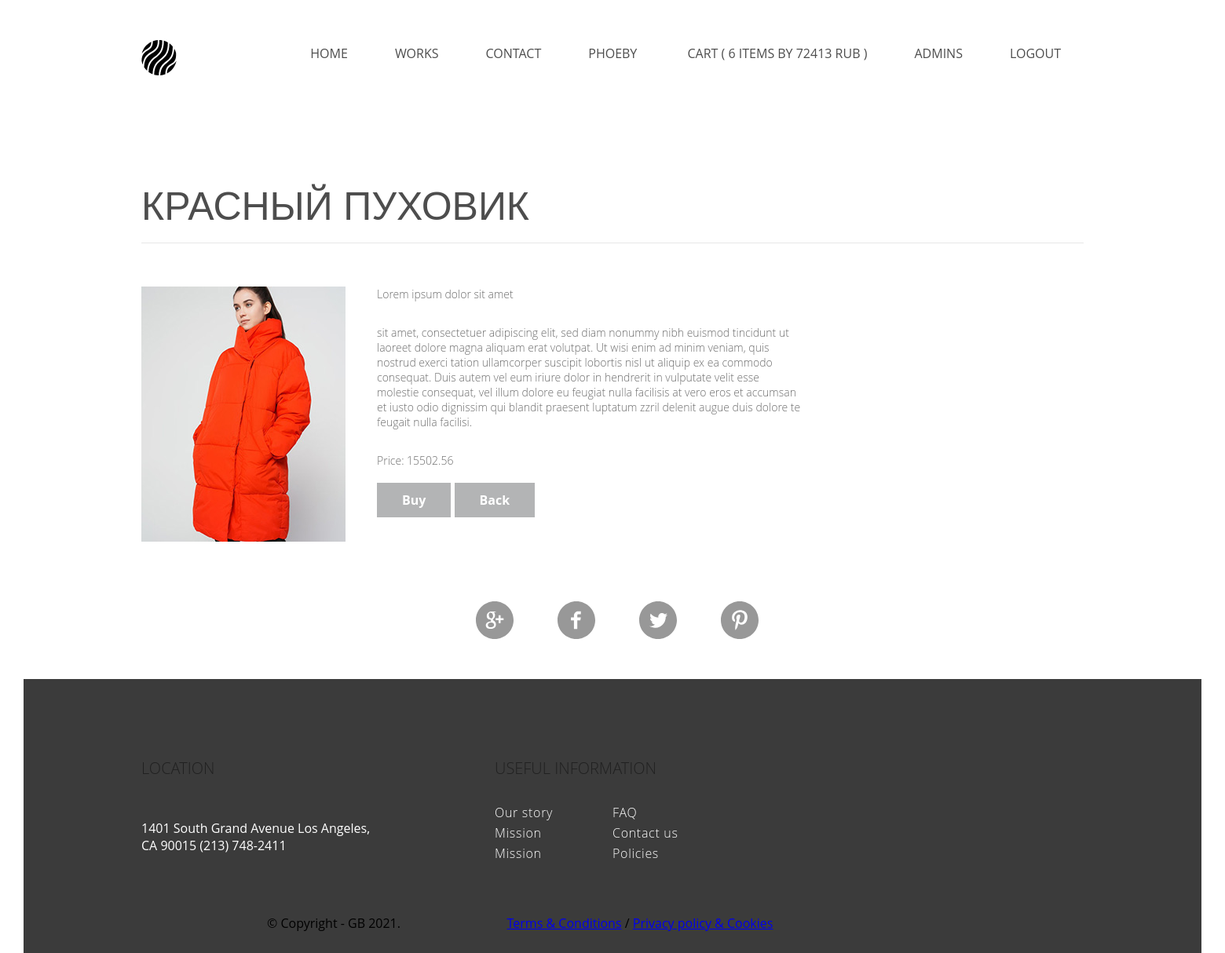
The app's page /item/3/ (signed in) with its own data.
### authapp/models.py (models this page shows)
class ShopUser(AbstractUser):
    avatar = models.ImageField(upload_to='users_avatars', blank=True)
    age = models.PositiveIntegerField(verbose_name='возраст', null=True)

### basketapp/models.py (models this page shows)
class Basket(models.Model):
    user = models.ForeignKey(ShopUser, on_delete=models.CASCADE, related_name='basket')
    product = models.ForeignKey(Product, on_delete=models.CASCADE)
    quantity = models.PositiveIntegerField(verbose_name='quantity', default=0)
    add_datetime = models.DateTimeField(verbose_name='Time', auto_now_add=True)
    @property
    def product_cost(self):
        return self.product.price * self.quantity
    @property
    def total_quantity(self):
        _items = self.user.basket.all()
        _totalquantity = sum(list(map(lambda x: x.quantity, _items)))
        return _totalquantity
    @property
    def total_cost(self):
        _items = Basket.objects.filter(user=self.user)
        _totalcost = sum(list(map(lambda x: x.product_cost, _items)))
        return _totalcost

### mainapp/models.py (models this page shows, shortened)
class Product(models.Model):
    category = models.ForeignKey(ProductCategory,
                                 on_delete=models.CASCADE,
                                 verbose_name='Категория продукта')
    name = models.CharField('Название модели', max_length=64)
    image = models.ImageField(upload_to='models_image', blank=True)
    short_desc = models.TextField('Краткое описание модели', blank=True)
    description = models.TextField('Описание модели', blank=True)
    price = models.DecimalField('Цена пошива модели', max_digits=8, decimal_places=2, default=0)
    quantity = models.PositiveIntegerField('количество на складе', default=0)

### mainapp/views.py (the view)
# urls.py: re_path(r'^item/(?P<pk>\d+)/$', mainapp.item, name='item'),
def item(request, pk):
    product = get_object_or_404(Product, pk=pk)
    context = {
        'page_title': 'item',
        'categories': get_menu(),
        'category': product.category,
        'product': product,
        'item': item,
        'basket': get_basket(request),
    }
    return render(request, 'mainapp/item.html', context)

### mainapp/views.py (called while the page is built)
def get_basket(request):
    return request.user.is_authenticated and request.user.basket.all() or []

def get_menu():
    return ProductCategory.objects.all()

### mainapp/templates/mainapp/item.html
{% extends 'mainapp/base.html' %}
{% load static %}
{% block container %}
        {% include 'mainapp/includes/inc__main_menu.html' %}
        <div class="address-h2-us">{{ product.name }}</div>
        <div class="shape"><img src=" {% static 'img/Shape.svg' %} "></div>
        <div class="arts_block">
            <div class="blocks">
                <div class="block_pic"><img src="{{ product.image.url }} "></div>
                <div class="block_txt">
                    <p class="p_block_txt"> {{ product.short_desc }}</p>
                    <p class="p_block_txt"> {{ product.description }}</p>
                    <p class="p_block_txt">Price: {{ product.price }}</p>
                    <a href="{% url 'basket:add_product' product.pk %}" class="block_button">Buy</a>
                    <a href="{% url 'main:products' %}" class="block_button">Back</a>
                </div>
            </div>
        </div>
{% endblock %}

### mainapp/templates/mainapp/includes/inc__main_menu.html
<div class="header clearfix">
            <a href="{% url 'main:index' %}"> <img class="logo" src="/static/img/logo.svg"></a>
            <ul class="menu clearfix">
                <li class="menu-list">
                    <a href="{% url 'main:index' %}" class="menu-link">Home</a>
                </li>
                <li class="menu-list">
                    <a href="{% url 'main:products' %}" class="menu-link">Works</a>
                </li>
                <li class="menu-list">
                    <a href="{% url 'main:contacts' %}" class="menu-link">Contact</a>
                </li>
                {% if user.is_authenticated %}
                <li class="menu-list">
                        <a href="{% url 'auth:edit' %}" class="menu-link">   {{ user.first_name|default:'User' }}  </a>
                    <a href="{% url 'basket:index' %}" class="menu-link"> Cart {% if basket %} ( {{ basket.0.total_quantity }} items by {{ basket.0.total_cost|floatformat:0 }} RUB  ) {% endif %}  </a>
                 </li>
                {% endif %}
             {% if user.is_superuser %}
                <li class="menu-list">
                        <a href="{% url 'myadmin:index' %}" class="menu-link">   Admins  </a>
                </li>
                {% endif %}
                <li class="menu-list">
                    {% if user.is_authenticated %}
                        <a href="{% url 'auth:logout' %}" class="menu-link">logout</a>
                    {% else %}
                        <a href="{% url 'auth:login' %}" class="menu-link">login</a>
                    {% endif %}
                </li>
            </ul>
</div>

### static/css/style.css (style rules this page uses)
* { margin: 0; padding: 0; }
body { font-family: 'Open Sans', sans-serif; }
.clearfix:after { content: ""; display: table; clear: both; }
.header { height: 130px; }
.menu { padding-top: 57px; padding-right: 149px; float: right; text-align: right; }
.menu-list { list-style-type: none; float: left; }
.menu-link { text-decoration: none; color: #4d4d4d; font-size: 16px; font-weight: 400; text-transform: uppercase; padding: 15px 30px; }
.logo { padding-left: 150px; padding-top: 51px; float: left; }
.arts_block { padding-top: 50px; width: 1500px; float: left; }
.blocks { float: left; padding-left: 150px; height: 350px; width: 100%; }
.block_pic { float: left; width: 300px; }
.p_block_txt { color: #6c6c6c; font-size: 14px; font-weight: 300; width: 60%; margin-bottom: 30px; }
.block_txt { float: left; width: 60%; }
.block_button { text-decoration: none; text-align: center; padding: 11px 32px; border: none; font-weight: bold; color: #ffffff; background-color: #b3b4b5; }
.address-h2-us { padding-left: 150px; padding-top: 100px; font-family: 'Quicksand', sans-serif; color: #4d4d4d; font-size: 50px; font-weight: 300; text-transform: uppercase; }
.shape { padding-left: 150px; }

### records on screen
ShopUser: first_name "PHOEBY"
Basket: user+quantity "6", user+product+quantity "72413"
Product: name "КРАСНЫЙ ПУХОВИК", image (picture), short_desc "Lorem ipsum dolor sit amet", description "sit amet, consectetuer adipiscing elit, sed diam nonummy nibh euismod tincidunt ut laoreet dolore magna aliquam erat volutpat. Ut wisi enim ad minim veniam, quis nostrud exerci tation ullamcorper suscipit lobortis nisl ut aliquip ex ea commodo consequat. Duis autem vel eum iriure dolor in hendrerit in vulputate velit esse molestie consequat, vel illum dolore eu feugiat nulla facilisis at vero eros et accumsan et iusto odio dignissim qui blandit praesent luptatum zzril delenit augue duis dolore te feugait nulla facilisi.", price "15502.56"
